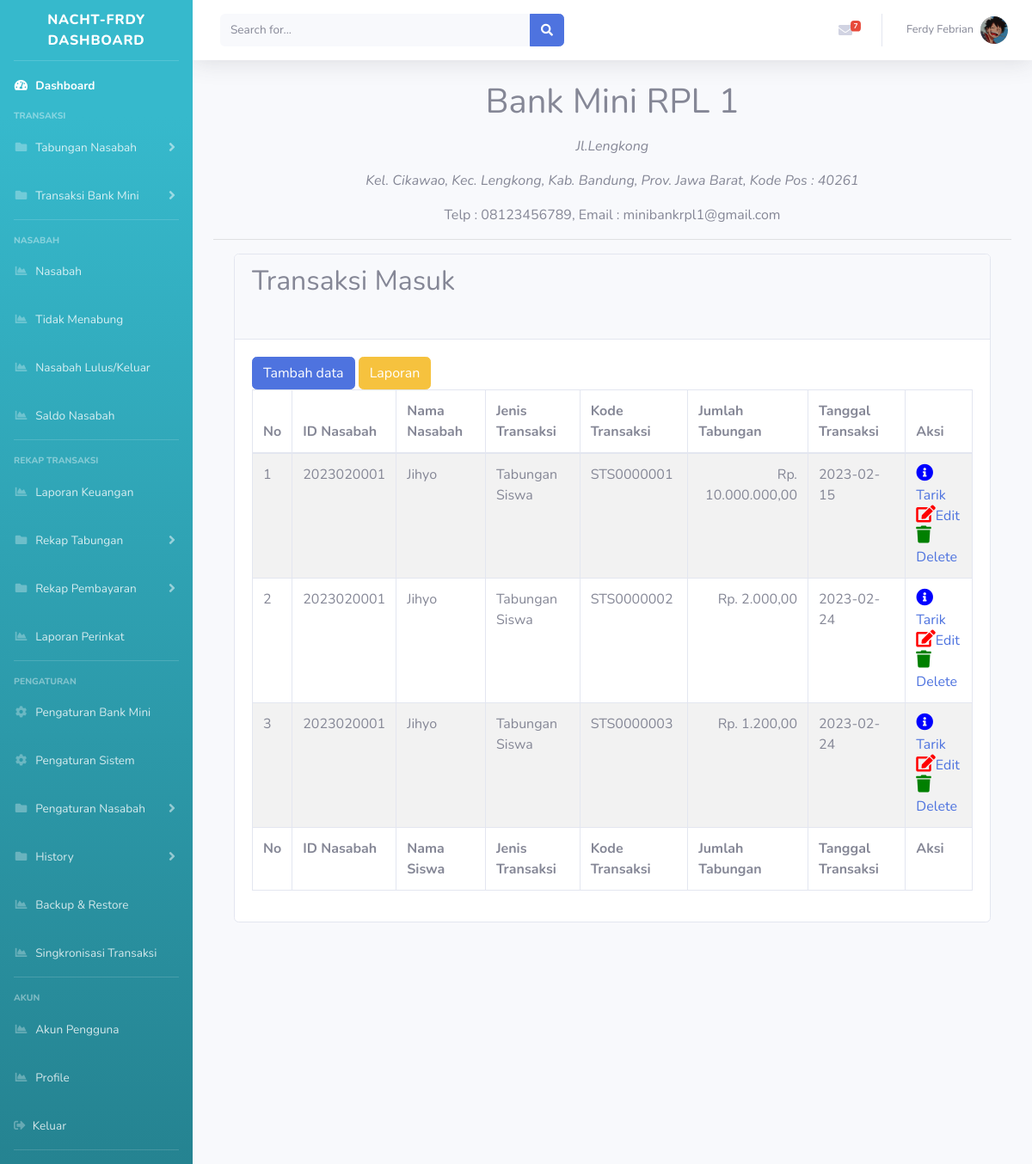
/admin/index.php?page=Tabungan_Masuk (signed in), run on the app's committed database.
### tables this page shows
CREATE TABLE `tbl_informasi` (
  `id_informasi` int(1) NOT NULL,
  `nama_organisasi` varchar(100) NOT NULL,
  `email_organisasi` varchar(50) NOT NULL,
  `alamat_organisasi` varchar(100) NOT NULL,
  `telp_organisasi` varchar(16) NOT NULL,
  `pimpinan` varchar(100) NOT NULL,
  `bendahara` varchar(100) NOT NULL,
  `kel_organisasi` varchar(50) NOT NULL,
  `kec_organisasi` varchar(50) NOT NULL,
  `kab_organisasi` varchar(50) NOT NULL,
  `prov_organisasi` varchar(50) NOT NULL,
  `kode_pos_organisasi` varchar(50) NOT NULL
);

CREATE TABLE `tbl_transaksi` (
  `id_transaksi` int(11) NOT NULL,
  `id_nasabah` varchar(10) NOT NULL,
  `jenis_transaksi` varchar(1) NOT NULL,
  `kode_transaksi` varchar(10) NOT NULL,
  `keterangan` varchar(100) NOT NULL,
  `nominal` int(10) NOT NULL,
  `id_user` varchar(6) NOT NULL,
  `tgl_transaksi` date NOT NULL,
  `status_transaksi` varchar(1) NOT NULL
);

CREATE TABLE `tbl_nasabah` (
  `id_nasabah` varchar(10) NOT NULL,
  `nama_nasabah` varchar(100) NOT NULL,
  `jenkel` enum('L','P') NOT NULL,
  `tempat_lahir` varchar(200) NOT NULL,
  `tgl_lahir` date NOT NULL,
  `alamat_nasabah` varchar(200) NOT NULL,
  `telp_nasabah` varchar(16) NOT NULL,
  `jenis_pengenal` varchar(1) NOT NULL,
  `no_pengenal` varchar(30) NOT NULL,
  `id_kelas` varchar(6) NOT NULL
);

### inc/informasi.php (called while the page is built)
<?php
include "koneksi.php";
$QUERY_INFO = mysqli_query($KONEKSI, "SELECT * FROM tbl_informasi WHERE id_informasi ='1'");
$DATA_INFO = mysqli_fetch_array($QUERY_INFO);
?>

### inc/function.php (called while the page is built, shortened)
<?php
function rupiah($ANGKA) {
    if ($ANGKA <= 0) {
        return "Rp. " . number_format($ANGKA, 2, ',','.');;
    } else {
        return "Rp. ". number_format($ANGKA, 2, ',','.');
    }
}

### pages/tabungan_masuk/tampil.php (the view, shortened to what this page needs)
<?php
$USER = $_SESSION['username'];
$QUERY = mysqli_query($KONEKSI, "SELECT * FROM tbl_user WHERE username='$USER' ");
$DATA = mysqli_fetch_array($QUERY);
$TYPE = $DATA['id_userlevel'];
?>
<div class="text-center">
		<h1 class="lap"><?php echo @$DATA_INFO['nama_organisasi']; ?></h1>
		<i>
			<p><?php echo @$DATA_INFO['alamat_organisasi']; ?></p>
			<p>Kel. <?php echo @$DATA_INFO['kel_organisasi']; ?>, Kec. <?php echo @$DATA_INFO['kec_organisasi']; ?>, Kab. <?php echo @$DATA_INFO['kab_organisasi']; ?>, Prov. <?php echo @$DATA_INFO['prov_organisasi']; ?>, Kode Pos : <?php echo @$DATA_INFO['kode_pos_organisasi']; ?></p>
		</i>
			<p>Telp : <?php echo @$DATA_INFO['telp_organisasi']; ?>, Email : <?php echo @$DATA_INFO['email_organisasi']; ?></p>
	<hr class="garis">
</div>
<section class="content">
  <div class="container-fluid">
    <div class="row">
      <div class="col-12">
        <div class="card">
          <div class="card-header">
            <h2 class="card-title">Transaksi Masuk</h2><br>
          </div>
          <div class="card-body">
            <a href="index.php?page=Tabungan_Masuk&ares=tambah" class="btn btn-primary">Tambah data</a>
            <a href="index.php?page=Tabungan_Masuk&ares=laporan" class="btn btn-warning">Laporan</a>
            <table id="example1" class="table table-bordered table-striped">
              <thead>
              <tr>
                <th>No</th>
                <th>ID Nasabah</th>
                <th>Nama Nasabah</th>
                <th>Jenis Transaksi</th>
                <th>Kode Transaksi</th>
                <th>Jumlah Tabungan</th>
                <th>Tanggal Transaksi</th>
                <th>Aksi</th>
              </tr>
              </thead>
              <tbody width="">
              <?php
                $DATA = mysqli_query($KONEKSI,"SELECT t.*, n.*
                FROM tbl_transaksi t
                JOIN tbl_nasabah n ON n.id_nasabah = t.id_nasabah
                WHERE t.jenis_transaksi = 1 AND (t.status_transaksi = 1 OR t.status_transaksi = 2)
                ORDER BY t.kode_transaksi ASC");
                $NO = 1;
                while ($TABUNGAN = mysqli_fetch_array($DATA)) {
                ?>
              <tr>
                <td><?php echo $NO; ?></td>
                <td><?php echo $TABUNGAN['id_nasabah']?></td>
                <td><?php echo $TABUNGAN['nama_nasabah'];?></td>
                <td><?php
                switch ($TABUNGAN['jenis_transaksi']){
                  case 1:
                      echo ' Tabungan Siswa ';
                      break;
                }
                ?></td>
                <td><?php echo $TABUNGAN['kode_transaksi']?></td>
                <?php $number = $TABUNGAN['nominal']?>
                <td align="right"><?php echo rupiah("$number");?></td>
                <td><?php echo $TABUNGAN['tgl_transaksi']?></td>
                <td>
                <?php
              if ($TYPE == "Admin") {
              ?>
              <a href="index.php?page=Tabungan_Keluar&hermes=tambah&id=<?php echo $TABUNGAN['id_nasabah'];?>"><i class="fas fa-info-circle" style="font-size:20px;color:blue"></i>Tarik</a><br>
              <a href="index.php?page=Tabungan_Masuk&ares=edit&id=<?php echo $TABUNGAN['id_transaksi'];?>"><i class="fas fa-edit" style="font-size:20px;color:red"></i>Edit</a><br>
              <a href="index.php?page=Tabungan_Masuk&ares=hapus&id=<?php echo $TABUNGAN['id_transaksi'];?>"><i class="fas fa-trash" style="font-size:20px;color:green"></i>Delete</a>
                <?php
                  } else {
                ?>
                  <a><i class="fas fa-info" style="font-size:20px;color:blue"></i>Tarik</a>
                  <a><i class="fas fa-edit" style="font-size:20px;color:red"></i>Edit</a>
                  <a><i class="fas fa-trash" style="font-size:20px;color:green"></i>Delete</a>
                <?php
                  }
                ?>
              </td>
              </tr>
              <?php
              $NO++;
              };?>
              </tbody>
              <tfoot>
              <tr>
                <th>No</th>
                <th>ID Nasabah</th>
                <th>Nama Siswa</th>
                <th>Jenis Transaksi</th>
                <th>Kode Transaksi</th>
                <th>Jumlah Tabungan</th>
                <th>Tanggal Transaksi</th>
                <th>Aksi</th>
              </tr>
              </tfoot>
            </table>
          </div>
        </div>
      </div>
    </div>
  </div>
</section>

### admin/index.php (shortened to what this page needs)
<?php
include "../inc/koneksi.php";
include "../inc/informasi.php";
include "../inc/function.php";
?>
<!DOCTYPE html>
<html lang="en">
    <head>
        <link href="../assets/vendor/fontawesome-free/css/all.min.css" rel="stylesheet" type="text/css">
        <link href="../assets/css/admin.min.css" rel="stylesheet">
    </head>
<body id="page-top">
    <div id="wrapper">
        <ul class="navbar-nav bg-gradient-info sidebar sidebar-dark accordion" id="accordionSidebar">
            <a class="sidebar-brand d-flex align-items-center justify-content-center" href="#">
                <div class="sidebar-brand-text mx-3">NaCHT-Frdy Dashboard</div>
            </a>
            <hr class="sidebar-divider my-0">
            <li class="nav-item active">
                <a class="nav-link" href="index.php">
                    <i class="fas fa-fw fa-tachometer-alt"></i>
                    <span>Dashboard</span></a>
            </li>
            <div class="sidebar-heading">
                TRANSAKSI
            </div>
            <li class="nav-item">
                <a class="nav-link collapsed" href="#" data-toggle="collapse" data-target="#collapseTwo"
                    aria-expanded="true" aria-controls="collapseTwo">
                    <i class="fas fa-fw fa-folder"></i>
                    <span>Tabungan Nasabah</span>
                </a>
            </li>
            <li class="nav-item">
                <a class="nav-link collapsed" href="#" data-toggle="collapse" data-target="#collapseBankMini"
                    aria-expanded="true" aria-controls="collapseBankMini">
                    <i class="fas fa-fw fa-folder"></i>
                    <span>Transaksi Bank Mini</span>
                </a>
            </li>
            <hr class="sidebar-divider d-none d-md-block">
            <div class="sidebar-heading">
                Nasabah
            </div>
            <li class="nav-item">
                <a class="nav-link" href="?page=Data_Nasabah">
                    <i class="fas fa-fw fa-chart-area"></i>
                    <span>Nasabah</span></a>
            </li>
            <li class="nav-item">
                <a class="nav-link" href="?page=#">
                    <i class="fas fa-fw fa-chart-area"></i>
                    <span>Tidak Menabung</span></a>
            </li>
            <li class="nav-item">
                <a class="nav-link" href="?page=#">
                    <i class="fas fa-fw fa-chart-area"></i>
                    <span>Nasabah Lulus/Keluar</span></a>
            </li>
            <li class="nav-item">
                <a class="nav-link" href="?page=#">
                    <i class="fas fa-fw fa-chart-area"></i>
                    <span>Saldo Nasabah</span></a>
            </li>
            <hr class="sidebar-divider d-none d-md-block">
            <div class="sidebar-heading">
                REKAP TRANSAKSI
            </div>
            <li class="nav-item">
                <a class="nav-link" href="?page=#">
                    <i class="fas fa-fw fa-chart-area"></i>
                    <span>Laporan Keuangan</span></a>
            </li>
            <li class="nav-item">
                <a class="nav-link collapsed" href="#" data-toggle="collapse" data-target="#collapseRekapTabungan"
                    aria-expanded="true" aria-controls="collapseRekapTabungan">
                    <i class="fas fa-fw fa-folder"></i>
                    <span>Rekap Tabungan</span>
                </a>
            </li>
            <li class="nav-item">
                <a class="nav-link collapsed" href="#" data-toggle="collapse" data-target="#collapseRekapPembayaran"
                    aria-expanded="true" aria-controls="collapseRekapPembayaran">
                    <i class="fas fa-fw fa-folder"></i>
                    <span>Rekap Pembayaran</span>
                </a>
            </li>
            <li class="nav-item">
                <a class="nav-link" href="?page=#">
                    <i class="fas fa-fw fa-chart-area"></i>
                    <span>Laporan Perinkat</span></a>
            </li>
            <hr class="sidebar-divider d-none d-md-block">
            <div class="sidebar-heading">
                Pengaturan
            </div>
            <li class="nav-item">
                <a class="nav-link" href="?page=#">
                    <i class="fas fa-fw fa-cog"></i>
                    <span>Pengaturan Bank Mini</span></a>
            </li>
            <li class="nav-item">
                <a class="nav-link" href="?page=Info">
                    <i class="fas fa-fw fa-cog"></i>
                    <span>Pengaturan Sistem</span></a>
            </li>
            <li class="nav-item">
                <a class="nav-link collapsed" href="#" data-toggle="collapse" data-target="#collapsePengaturan"
                    aria-expanded="true" aria-controls="collapsePengaturan">
                    <i class="fas fa-fw fa-folder"></i>
                    <span>Pengaturan Nasabah</span>
                </a>
            </li>
            <li class="nav-item">
                <a class="nav-link collapsed" href="#" data-toggle="collapse" data-target="#collapseHistory"
                    aria-expanded="true" aria-controls="collapseHistory">
                    <i class="fas fa-fw fa-folder"></i>
                    <span>History</span>
                </a>
            </li>
            <li class="nav-item">
                <a class="nav-link" href="?page=#">
                    <i class="fas fa-fw fa-chart-area"></i>
                    <span>Backup & Restore</span></a>
            </li>
            <li class="nav-item">
                <a class="nav-link" href="?page=#">
                    <i class="fas fa-fw fa-chart-area"></i>
                    <span>Singkronisasi Transaksi</span></a>
            </li>
            <hr class="sidebar-divider d-none d-md-block">
            <div class="sidebar-heading">
                Akun
            </div>
            <li class="nav-item">
                <a class="nav-link" href="?page=Pengguna">
                    <i class="fas fa-fw fa-chart-area"></i>
                    <span>Akun Pengguna</span></a>
            </li>
            <li class="nav-item">
                <a class="nav-link" href="?page=#">
                    <i class="fas fa-fw fa-chart-area"></i>
                    <span>Profile</span></a>
            </li>
            <li class="nav-item">
                <a class="nav-link" href="../inc/logout.php">
                    <i class="fas fa-sign-out-alt"></i>
                    <span>Keluar</span></a>
            </li>
            <hr class="sidebar-divider d-none d-md-block">
        </ul>
        <div id="content-wrapper" class="d-flex flex-column">
            <div id="content">
                <nav class="navbar navbar-expand navbar-light bg-white topbar mb-4 static-top shadow">
                    <form class="d-none d-sm-inline-block form-inline mr-auto ml-md-3 my-2 my-md-0 mw-100 navbar-search">
                    <div class="input-group">
                    <input type="text" class="form-control bg-light border-0 small" placeholder="Search for..." aria-label="Search" aria-describedby="basic-addon2">
                    <div class="input-group-append">
                    <button class="btn btn-primary" type="button">
                        <i class="fas fa-search fa-sm"></i>
                    </button>
                    </div>
                    </div>
                    </form>
                    <ul class="navbar-nav ml-auto">
                        <li class="nav-item dropdown no-arrow mx-1">
                            <a class="nav-link dropdown-toggle" href="#" id="messagesDropdown" role="button"
                                data-toggle="dropdown" aria-haspopup="true" aria-expanded="false">
                                <i class="fas fa-envelope fa-fw"></i>
                                <span class="badge badge-danger badge-counter">7</span>
                            </a>
                        </li>
                        <li class="nav-item dropdown no-arrow">
                            <a class="nav-link dropdown-toggle" href="#" id="userDropdown" role="button"
                                data-toggle="dropdown" aria-haspopup="true" aria-expanded="false">
                                <span class="mr-2 d-none d-lg-inline text-gray-600 small">Ferdy Febrian</span>
                                <img class="img-profile rounded-circle"
                                    src="../assets/img/luffy1.jpg">
                            </a>
                        </li>
                    </ul>
                </nav>
                <div class="container-fluid">
                    <?php
                        include "../inc/menu.php";
                    ?>
                </div>
            </div>
            </div>
        </div>
</body>
</html>

### inc/Menu.php (shortened to what this page needs)
<?php
@$page = $_GET['page'];
switch ($page)
{
    case 'Tabungan_Masuk':
        include '../pages/tabungan_masuk/tabungan_masuk.php';
    break;
}
?>

### pages/tabungan_masuk/tabungan_masuk.php (shortened to what this page needs)
<?php
@$page = $_GET['ares'];
switch ($page)
{
    default:
        include 'tampil.php';
    break;
}
?>

### data on the page
tbl_informasi: nama_organisasi "Bank Mini RPL 1", alamat_organisasi "Jl.Lengkong", kel_organisasi "Cikawao", kec_organisasi "Lengkong", kab_organisasi "Bandung", prov_organisasi "Jawa Barat", kode_pos_organisasi "40261", telp_organisasi "08123456789", email_organisasi "minibankrpl1@gmail.com"
tbl_transaksi: id_nasabah.id_nasabah "2023020001", id_nasabah.nama_nasabah "Jihyo", jenis_transaksi "Tabungan Siswa", kode_transaksi "STS0000001", nominal "Rp. 10.000.000,00", tgl_transaksi "2023-02-15"
tbl_transaksi: id_nasabah.id_nasabah "2023020001", id_nasabah.nama_nasabah "Jihyo", jenis_transaksi "Tabungan Siswa", kode_transaksi "STS0000002", nominal "Rp. 2.000,00", tgl_transaksi "2023-02-24"
tbl_transaksi: id_nasabah.id_nasabah "2023020001", id_nasabah.nama_nasabah "Jihyo", jenis_transaksi "Tabungan Siswa", kode_transaksi "STS0000003", nominal "Rp. 1.200,00", tgl_transaksi "2023-02-24"
